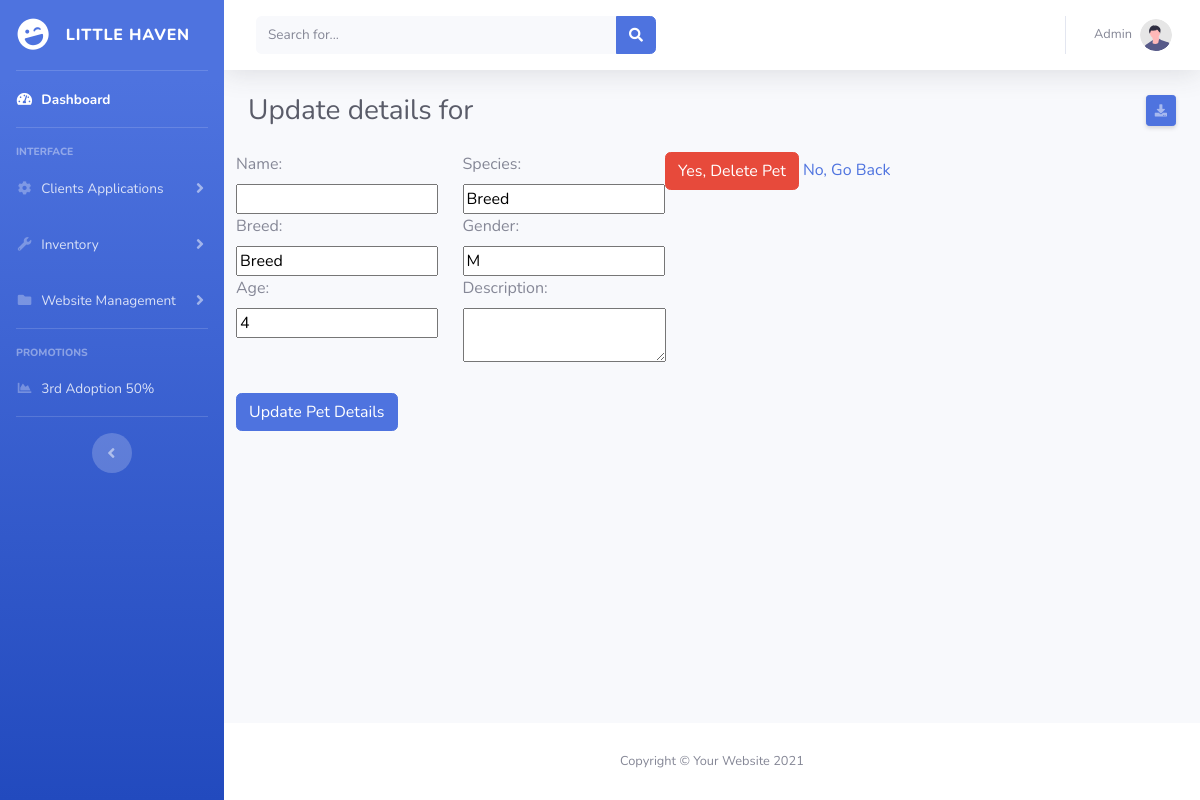
The app's page /admin/update_pet.php?id=15 with its own data.
### tables this page shows
CREATE TABLE `pets` (
  `pet_id` int(11) NOT NULL,
  `name` varchar(100) NOT NULL,
  `species` varchar(50) NOT NULL,
  `breed` varchar(50) DEFAULT NULL,
  `age` int(11) DEFAULT NULL,
  `color` varchar(20) DEFAULT NULL,
  `gender` varchar(1) NOT NULL,
  `adoption_fee` decimal(20,2) NOT NULL,
  `description` text DEFAULT NULL,
  `image_url` varchar(255) DEFAULT NULL,
  `available` tinyint(1) DEFAULT 1,
  `created_at` timestamp NOT NULL DEFAULT current_timestamp(),
  `updated_at` timestamp NOT NULL DEFAULT current_timestamp() ON UPDATE current_timestamp()
);

### functions/pet_functions.php (called while the page is built, shortened)
<?php
include 'db_connection.php';
function getPetById($pet_id) {
    global $conn;
    $sql = "SELECT * FROM pets WHERE pet_id=$pet_id";
    $result = mysqli_query($conn, $sql);
    return mysqli_fetch_assoc($result);
}
?>

### admin/update_pet.php (the view, shortened to what this page needs)
<?php
include 'inc/head.php';
include '../functions/db_connection.php';
include '../functions/pet_functions.php';
if (isset($_GET['id'])) {
    $pet_id = $_GET['id'];
    $pet = getPetById($pet_id);
} else {
   echo ('<h1 style="color:red">Deleted Pet</h1>');
    exit();
}
?>
       <div class="container-fluid">
<div class="d-sm-flex align-items-center justify-content-between mb-4">
    <h1 class="h3 mb-0 text-gray-800">Update details for <?php echo $pet['name']; ?></h1>
    <a href="#" class="d-none d-sm-inline-block btn btn-sm btn-primary shadow-sm"><i
            class="fas fa-download fa-sm text-white-50"></i> </a>
</div>
<div class="row">
            <form id="updatePetForm" action="<?php echo htmlspecialchars($_SERVER["PHP_SELF"]) . "?id=" . $pet_id; ?>" method="POST">
        <div class="row">
            <div class="col-6">
            <label for="name">Name:</label><br>
                <input type="text" id="name" name="name" value="<?php echo $pet['name']; ?>" required><br>
            </div>
            <div class="col-6">
            <label for="species">Species:</label><br>
                <input type="text" id="species" name="species" value="<?php echo $pet['species']; ?>" required><br>
            </div>
            </div>
        <div class="row">
            <div class="col-6">
            <label for="breed">Breed:</label><br>
                <input type="text" id="breed" name="breed" value="<?php echo $pet['breed']; ?>"><br>
            </div>
            <div class="col-6">
            <label for="gender">Gender:</label><br>
                <input type="text" id="gender" name="gender" value="<?php echo $pet['gender']; ?>"><br>
            </div>
            </div>
        <div class="row">
            <div class="col-6">
            <label for="age">Age:</label><br>
                <input type="number" id="age" name="age" value="<?php echo $pet['age']; ?>" required><br>
            </div>
            <div class="col-6">
            <label for="description">Description:</label><br>
                <textarea id="description" name="description" required><?php echo $pet['description']; ?></textarea><br><br>
            </div>
            </div>
                <button type="submit" class="btn btn-primary">Update Pet Details</button>
            </form>
            <form id="deletePetForm" action="<?php echo htmlspecialchars($_SERVER["PHP_SELF"]) . "?id=" . $pet_id; ?>" method="POST">
                <button type="submit" name="confirm_delete" class="btn btn-danger">Yes, Delete Pet</button>
                <a href="browse_pets.php">No, Go Back</a>
            </form>
            </div>
</div>
</div>
    <?php
include('inc/footer.php');
?>

### records on screen
pets: species "Breed", breed "Breed", gender "M", age "4"
